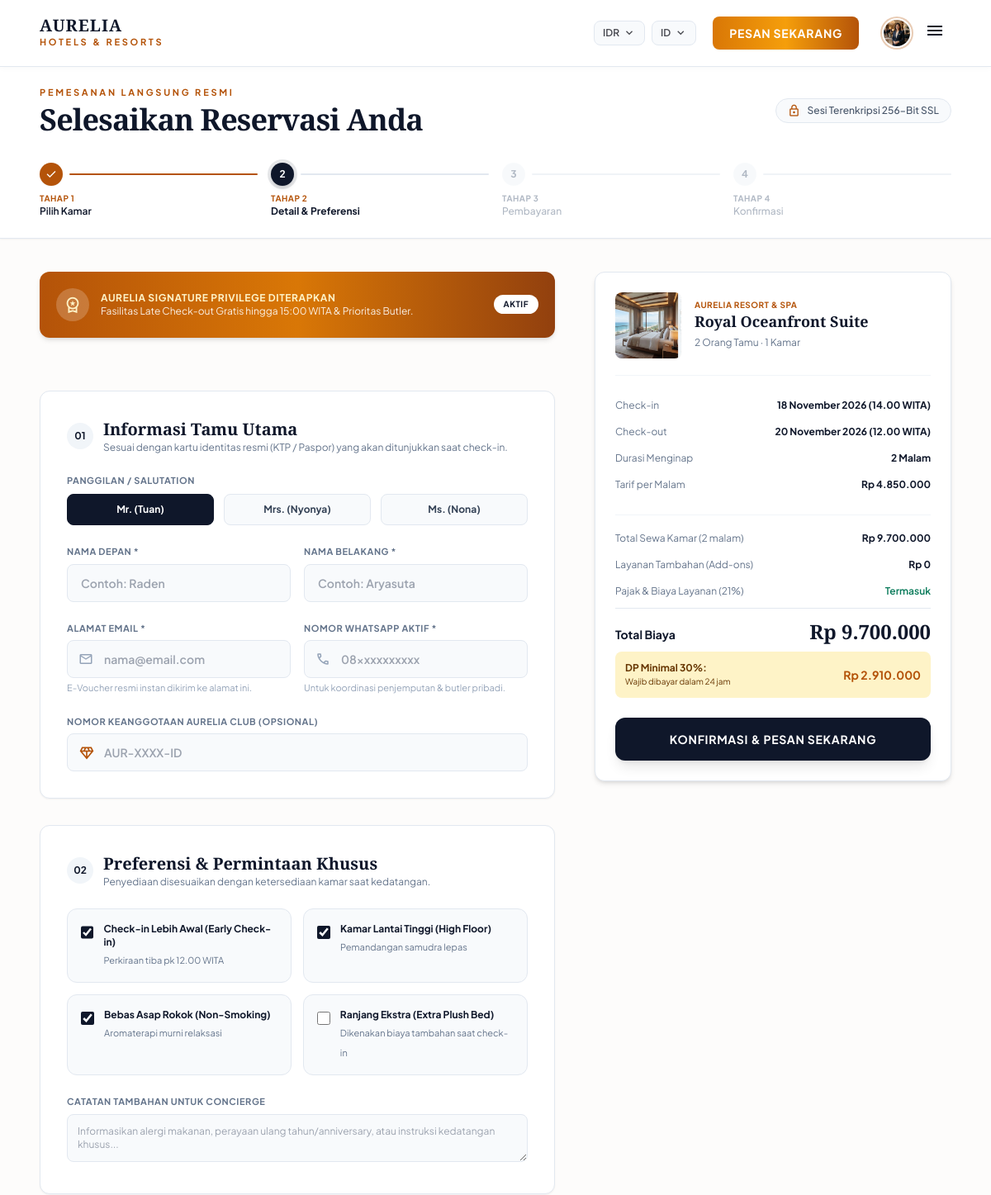
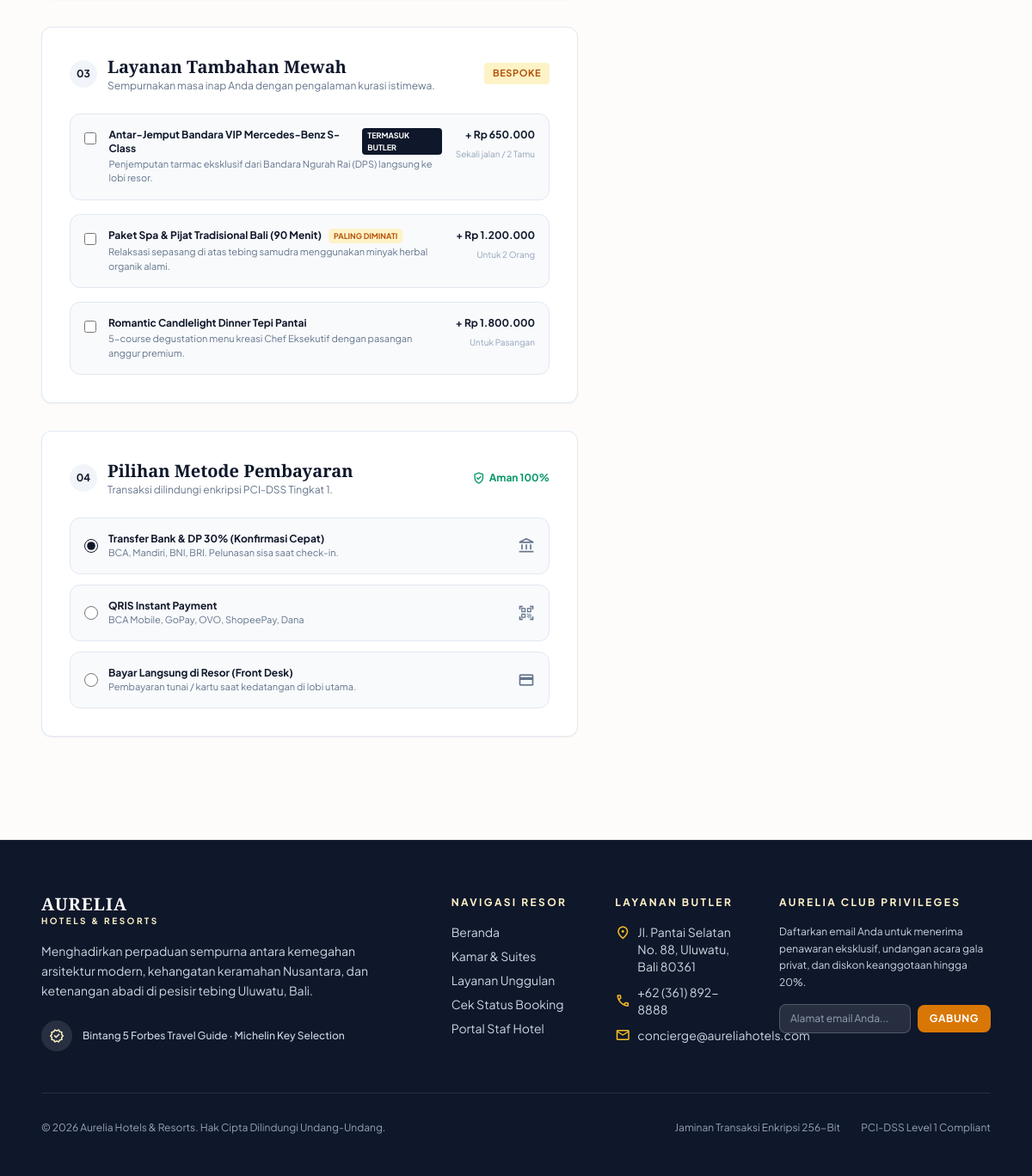
/pesan.php, run on the app's committed database (2 pictures, top to bottom).
### tables this page shows
CREATE TABLE `tipe_kamar` (
  `idtipe` int(11) NOT NULL AUTO_INCREMENT,
  `nama_tipe` varchar(50) NOT NULL,
  `deskripsi` text DEFAULT NULL,
  `harga_malam` int(11) NOT NULL,
  `kapasitas` int(11) NOT NULL,
  `foto` varchar(255) NOT NULL DEFAULT '-',
  PRIMARY KEY (`idtipe`)
);

### pesan.php (the view, shortened to what the rows shown need)
<?php
require_once 'fungsi.php';
$idtipe = (int)($_GET['tipe'] ?? 1);
$ci     = $_GET['ci'] ?? date('Y-m-d');
$co     = $_GET['co'] ?? date('Y-m-d', strtotime('+2 days'));
$tamu   = max(1, (int)($_GET['tamu'] ?? 2));
$stmt = mysqli_prepare($db, "SELECT * FROM tipe_kamar WHERE idtipe = ?");
mysqli_stmt_bind_param($stmt, 'i', $idtipe);
mysqli_stmt_execute($stmt);
$tipe = mysqli_fetch_assoc(mysqli_stmt_get_result($stmt));
require 'header.php';
$malam = hitung_malam($ci, $co);
$harga_kamar = (int)$tipe['harga_malam'] * $malam;
$foto_path = (!empty($tipe['foto']) && file_exists(__DIR__ . '/images/' . $tipe['foto']))
             ? 'images/' . $tipe['foto']
             : 'images/room_oceanfront.jpg';
?>
<section class="w-full bg-white border-b border-[#E2E8F0] shadow-sm py-6 px-4 sm:px-6 lg:px-12">
    <div class="max-w-[1440px] mx-auto">
        <div class="flex flex-col md:flex-row md:items-center justify-between gap-4 pb-6">
            <div>
                <h1 class="font-playfair text-3xl sm:text-4xl text-[#0F172A] font-semibold tracking-tight">Selesaikan Reservasi Anda</h1>
            </div>
        </div>
    </div>
</section>
<section class="max-w-[1440px] mx-auto w-full px-4 sm:px-6 lg:px-12 py-10">
    <div class="grid grid-cols-1 lg:grid-cols-12 gap-8 lg:gap-12 items-start">
        <div class="lg:col-span-7 flex flex-col gap-8">
            <form id="formPesan" method="post" action="pesan-proses.php" class="space-y-8">
                <div class="bg-white rounded-xl p-6 sm:p-8 border border-[#E2E8F0] shadow-sm space-y-6">
                    <div class="flex items-center gap-3">
                        <div>
                            <h2 class="font-playfair text-xl text-[#0F172A] font-semibold">Informasi Tamu Utama</h2>
                        </div>
                    </div>
                </div>
                <div class="bg-white rounded-xl p-6 sm:p-8 border border-[#E2E8F0] shadow-sm space-y-6">
                    <div class="flex items-center gap-3">
                        <div>
                            <h2 class="font-playfair text-xl text-[#0F172A] font-semibold">Preferensi &amp; Permintaan Khusus</h2>
                        </div>
                    </div>
                </div>
                <div class="bg-white rounded-xl p-6 sm:p-8 border border-[#E2E8F0] shadow-sm space-y-6">
                    <div class="flex items-center justify-between">
                        <div class="flex items-center gap-3">
                            <div>
                                <h2 class="font-playfair text-xl text-[#0F172A] font-semibold">Layanan Tambahan Mewah</h2>
                            </div>
                        </div>
                    </div>
                </div>
                <div class="bg-white rounded-xl p-6 sm:p-8 border border-[#E2E8F0] shadow-sm space-y-6">
                    <div class="flex items-center justify-between">
                        <div class="flex items-center gap-3">
                            <div>
                                <h2 class="font-playfair text-xl text-[#0F172A] font-semibold">Pilihan Metode Pembayaran</h2>
                            </div>
                        </div>
                    </div>
                </div>
            </form>
        </div>
        <div class="lg:col-span-5 sticky top-28">
            <div class="bg-white rounded-xl border border-[#E2E8F0] shadow-md overflow-hidden p-6 space-y-6">
                <div class="flex gap-4 items-center pb-5 border-b border-[#F1F5F9]">
                    <img src="<?= e($foto_path) ?>" alt="<?= e($tipe['nama_tipe']) ?>" class="w-20 h-20 rounded-lg object-cover shadow-sm bg-slate-100 flex-shrink-0">
                    <div>
                        <span class="text-[10px] font-bold text-[#B45309] uppercase tracking-wider block">Aurelia Resort &amp; Spa</span>
                        <h3 class="font-playfair text-lg font-semibold text-[#0F172A] leading-snug"><?= e($tipe['nama_tipe']) ?></h3>
                        <span class="text-xs text-slate-500"><?= $tamu ?> Orang Tamu &middot; 1 Kamar</span>
                    </div>
                </div>
                <div class="space-y-2 text-xs">
                    <div class="flex justify-between py-1">
                        <span class="text-slate-500">Tarif per Malam</span>
                        <span class="font-bold text-[#0F172A]"><?= e(rupiah($tipe['harga_malam'])) ?></span>
                    </div>
                </div>
                <div class="pt-4 border-t border-[#F1F5F9] space-y-2 text-xs">
                    <div class="flex justify-between py-1">
                        <span class="text-slate-500">Total Sewa Kamar (<?= $malam ?> malam)</span>
                        <span class="font-bold text-[#0F172A]" id="displayBiayaKamar"><?= e(rupiah($harga_kamar)) ?></span>
                    </div>
                    <div class="pt-3 border-t border-slate-200 flex justify-between items-baseline">
                        <span class="text-sm font-bold text-[#0F172A]">Total Biaya</span>
                        <span class="font-playfair text-2xl font-bold text-[#0F172A]" id="displayTotal"><?= e(rupiah($harga_kamar)) ?></span>
                    </div>
                    <div class="p-3 bg-[#FEF3C7] rounded-lg mt-3 text-xs text-[#663500] flex justify-between items-center">
                        <div>
                            <span class="font-bold block">DP Minimal <?= PERSEN_DP ?>%:</span>
                            <span class="text-[10px]">Wajib dibayar dalam <?= JAM_BATAS_BAYAR ?> jam</span>
                        </div>
                        <span class="font-bold text-sm text-[#B45309]" id="displayDp"><?= e(rupiah(dp_minimal($harga_kamar))) ?></span>
                    </div>
                </div>
            </div>
        </div>
    </div>
</section>
<?php require 'footer.php'; ?>

### data on the page
tipe_kamar: foto (picture), nama_tipe "Royal Oceanfront Suite", harga_malam "Rp 4.850.000", harga_malam "Rp 9.700.000", harga_malam "Rp 2.910.000"

### other printed values
$tamu "2"
$malam "2"
PERSEN_DP "30"
JAM_BATAS_BAYAR "24"
